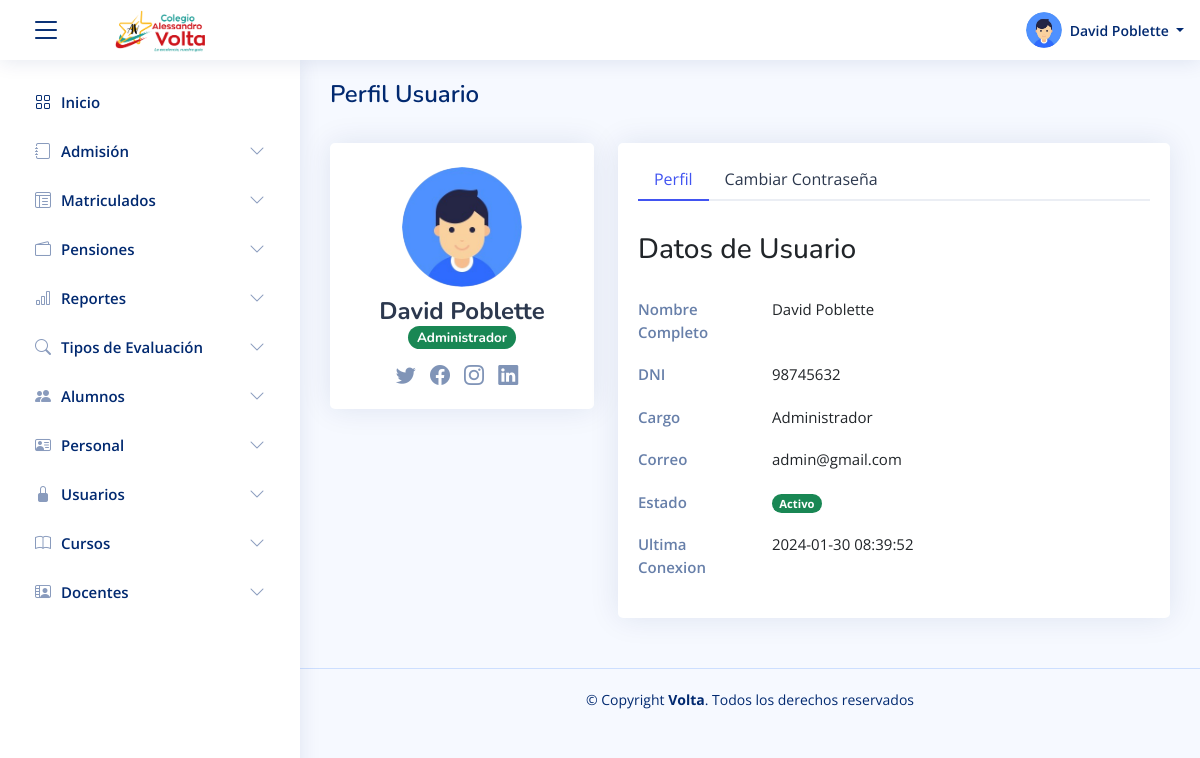
/perfil (signed in), run on an earlier commit of the app's database.
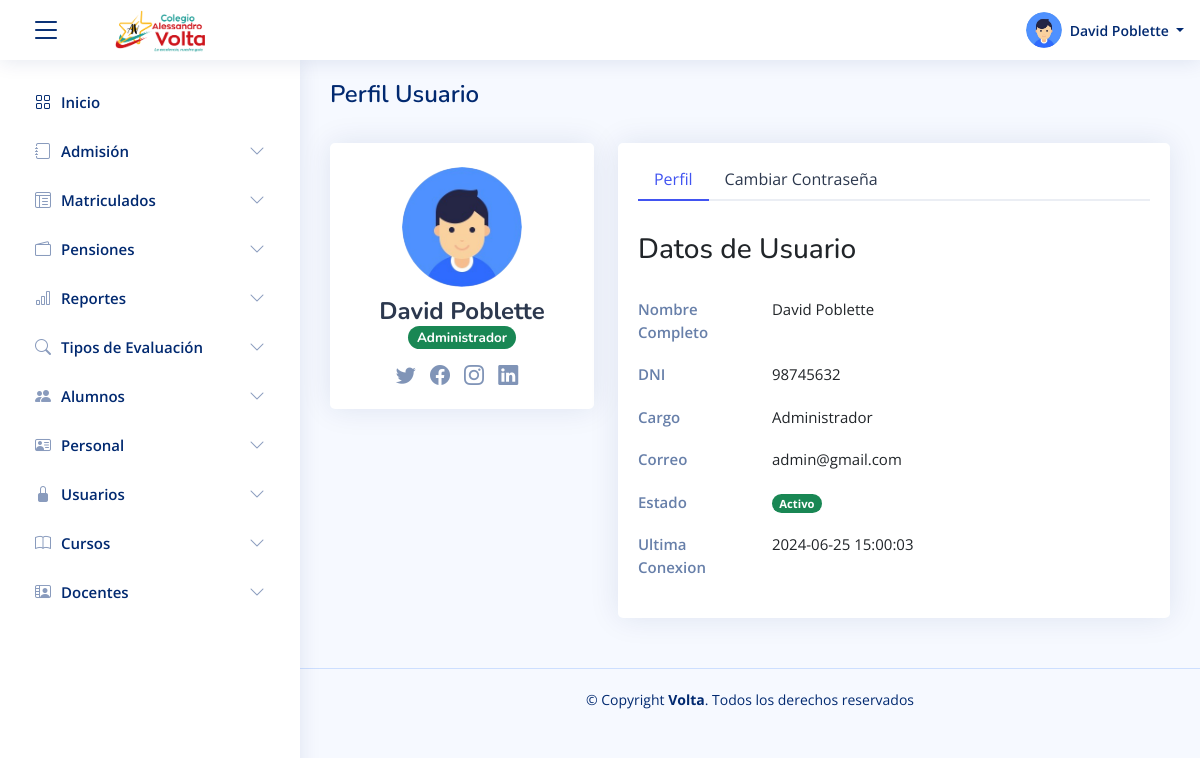
And on a later commit of the database.
### tables this page shows
CREATE TABLE `usuario`  (
  `idUsuario` int NOT NULL AUTO_INCREMENT,
  `idTipoUsuario` int NOT NULL,
  `correoUsuario` varchar(150) NOT NULL,
  `password` varchar(200) NOT NULL,
  `nombreUsuario` varchar(150) NOT NULL,
  `apellidoUsuario` varchar(150) NOT NULL,
  `dniUsuario` varchar(20) NOT NULL,
  `estadoUsuario` int NOT NULL,
  `ultimaConexion` datetime NOT NULL,
  `fechaCreacion` datetime NOT NULL,
  `fechaActualizacion` datetime NOT NULL,
  `usuarioCreacion` int NOT NULL,
  `usuarioActualizacion` int NOT NULL,
  PRIMARY KEY (`idUsuario`) USING BTREE,
  INDEX `fk_usuario_tipousuario`(`idTipoUsuario`) USING BTREE,
  CONSTRAINT `fk_usuario_tipousuario` FOREIGN KEY (`idTipoUsuario`) REFERENCES `tipo_usuario` (`idTipoUsuario`) ON DELETE RESTRICT ON UPDATE RESTRICT
);

CREATE TABLE `tipo_usuario`  (
  `idTipoUsuario` int NOT NULL AUTO_INCREMENT,
  `descripcionTipoUsuario` varchar(100) NOT NULL,
  `fechaCreacion` datetime NOT NULL,
  `fechaActualizacion` datetime NOT NULL,
  `usuarioCreacion` int NOT NULL,
  `usuarioActualizacion` int NOT NULL,
  PRIMARY KEY (`idTipoUsuario`) USING BTREE
);

### controller/template.controller.php (called while the page is built, shortened)
<?php
class ControllerTemplate
{
  static public function ctrTemplate()
  {
    include "views/template.php";
  }
}

### index.php (called while the page is built, shortened)
<?php
require_once "controller/template.controller.php";
require_once "functions/perfil.functions.php";
require_once "controller/usuarios.controller.php";
require_once "controller/perfil.controller.php";
require_once "controller/anioCursoGrado.controller.php";
require_once "model/perfil.model.php";
$template = new ControllerTemplate();
$template->ctrTemplate();

### controller/perfil.controller.php (called while the page is built, shortened)
<?php
class ControllerPerfil
{
  public static function ctrGetAllPerfilUsuario($idUsuario)
  {
    $table = "usuario";
    $listUsuario = ModelPerfil::mdlGetAllPerfilUsuario($table, $idUsuario);
    return $listUsuario;
  }
}

### model/connection.php (called while the page is built)
<?php
class Connection
{
  private static $link = null;
  public static function conn()
  {
    if (self::$link === null) {
      self::$link = new PDO("mysql:host=localhost;dbname=db_volta", "root", "");
      self::$link->exec("set names utf8");
    }
    return self::$link;
  }
}

### model/perfil.model.php (called while the page is built, shortened)
<?php
require_once "connection.php";
class ModelPerfil
{
  public static function mdlGetAllPerfilUsuario($table, $idUsuario)
  {
    $statement = Connection::conn()->prepare("SELECT
    tu.idTipoUsuario,
    u.nombreUsuario,
    u.apellidoUsuario,
    u.dniUsuario,
    u.correoUsuario,
    u.estadoUsuario,
    u.ultimaConexion
    FROM
    $table u
    INNER JOIN
    tipo_usuario tu ON u.idTipoUsuario = tu.idTipoUsuario
    WHERE
    u.idUsuario = :idUsuario");
    $statement->bindParam(":idUsuario", $idUsuario, PDO::PARAM_INT);
    $statement->execute();
    return $statement->fetch(PDO::FETCH_ASSOC);
  }
}

### views/modules/perfil.php (the view, shortened to what the rows shown need)
<?php
$idTipoUsuario = $_SESSION["tipoUsuario"];
$idUsuario = $_SESSION["idUsuario"];
if ($idTipoUsuario == 1 || $idTipoUsuario == 5 || $idTipoUsuario == 4) {
  $perfilUsuario = ControllerPerfil::ctrGetAllPerfilUsuario($idUsuario);
} else {
  $perfilPersonal = ControllerPerfil::ctrGetAllPerfilPersonal($idUsuario);
  $perfilPersonalDataEdit = ControllerPerfil::ctrGetAllPerfilPersonalDataEdit($idUsuario);
}
?>
<?php if ($idTipoUsuario == 1 || $idTipoUsuario == 5 || $idTipoUsuario == 4) { ?>
  <main id="main" class="main">
    <div class="pagetitle">
      <h1>Perfil Usuario</h1><br>
    </div>
    <section class="section profile">
      <div class="row">
        <div class="col-xl-4">
          <div class="card">
            <div class="card-body profile-card pt-4 d-flex flex-column align-items-center">
              <img src="assets/img/usuario.png" alt="Profile" class="rounded-circle">
              <h2>
                <?php echo $perfilUsuario["nombreUsuario"] . " " . $perfilUsuario["apellidoUsuario"]; ?>
              </h2>
              <h3>
                <?php echo FunctionPerfil::getTipoPerfilUsuario($perfilUsuario["idTipoUsuario"]); ?>
              </h3>
              <div class="social-links mt-2">
                <a href="#" class="twitter"><i class="bi bi-twitter"></i></a>
                <a href="#" class="facebook"><i class="bi bi-facebook"></i></a>
                <a href="#" class="instagram"><i class="bi bi-instagram"></i></a>
                <a href="#" class="linkedin"><i class="bi bi-linkedin"></i></a>
              </div>
            </div>
          </div>
        </div>
        <div class="col-xl-8">
          <div class="card">
            <div class="card-body pt-3">
              <ul class="nav nav-tabs nav-tabs-bordered">
                <li class="nav-item">
                  <button class="nav-link active" data-bs-toggle="tab" data-bs-target="#profile-overview">Perfil</button>
                </li>
                <li class="nav-item">
                  <button class="nav-link" data-bs-toggle="tab" data-bs-target="#profile-change-password">Cambiar
                    Contraseña</button>
                </li>
              </ul>
              <div class="tab-content pt-2">
                <div class="tab-pane fade show active profile-overview" id="profile-overview">
                  <br>
                  <h3>Datos de Usuario</h3><br>
                  <div class="row">
                    <div class="col-lg-3 col-md-4 label ">Nombre Completo</div>
                    <div class="col-lg-9 col-md-8">
                      <?php echo $perfilUsuario["nombreUsuario"] . " " . $perfilUsuario["apellidoUsuario"]; ?>
                    </div>
                  </div>
                  <div class="row">
                    <div class="col-lg-3 col-md-4 label ">DNI</div>
                    <div class="col-lg-9 col-md-8">
                      <?php echo $perfilUsuario["dniUsuario"]; ?>
                    </div>
                  </div>
                  <div class="row">
                    <div class="col-lg-3 col-md-4 label">Cargo</div>
                    <div class="col-lg-9 col-md-8">
                      <?php echo FunctionPerfil::getTipoPerfilUsuarioTxt($perfilUsuario["idTipoUsuario"]); ?>
                    </div>
                  </div>
                  <div class="row">
                    <div class="col-lg-3 col-md-4 label">Correo</div>
                    <div class="col-lg-9 col-md-8">
                      <?php echo $perfilUsuario["correoUsuario"]; ?>
                    </div>
                  </div>
                  <div class="row">
                    <div class="col-lg-3 col-md-4 label">Estado</div>
                    <div class="col-lg-9 col-md-8">
                      <?php echo FunctionPerfil::getEstadoPerfil($perfilUsuario["estadoUsuario"]); ?>
                    </div>
                  </div>
                  <div class="row">
                    <div class="col-lg-3 col-md-4 label">Ultima Conexion</div>
                    <div class="col-lg-9 col-md-8">
                      <?php echo $perfilUsuario["ultimaConexion"]; ?>
                    </div>
                  </div>
                </div>
              </div>
            </div>
          </div>
        </div>
      </div>
    </section>
  </main>
<?php } ?>

What changed in the data, as far as the page shows it:
changed usuario "David": ultimaConexion "2024-01-30 08:39:52" → "2024-06-25 15:00:03"
